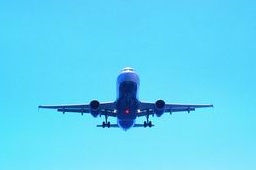
#> input picture experiment/exp3/plane.JPG, 256 x 170 px, found by its file name
$ python main.py
#> lines starting #> are read from the running program, lines starting #| are printed output that depends on the picture; after the words box and inside, x2 and y2 are one past the last pixel; in counts of white or black regions, pixels touching at a corner belong together
import cv2
import numpy as np
import matplotlib.pyplot as plt

# 读取图像并转换为浮点型
image = cv2.imread('plane.jpg')
#> image is the input picture: shape (170, 256, 3); mean B, G, R 244.5, 211.9, 95.5
image = cv2.cvtColor(image, cv2.COLOR_BGR2RGB)  # 转换为RGB
gray = cv2.cvtColor(image, cv2.COLOR_RGB2GRAY)  # 灰度化
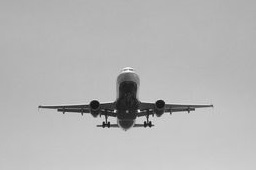
#> gray: shape (170, 256); min 14, max 245, mean 180.8

# 自适应阈值进行二值化
T, BW = cv2.threshold(gray, 0, 255, cv2.THRESH_BINARY + cv2.THRESH_OTSU)  # 使用Otsu算法自动获取阈值
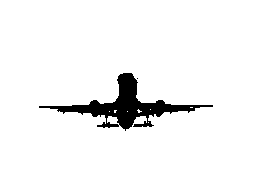
#> BW: shape (170, 256); 94.5% white; 2 black regions (1 under 20 px), largest, box (x1, y1, x2, y2) and area: (39, 73, 213, 131) 2408
#> T = 123

# 显示二值化图像
plt.figure()
plt.imshow(BW, cmap='gray')
plt.title('二值化图像')
plt.show()

# 形态学滤波：开运算 + 闭运算
kernel = np.ones((3, 3), np.uint8)
Morph = cv2.morphologyEx(BW, cv2.MORPH_OPEN, kernel)  # 开运算
#> Morph: shape (170, 256); 94.3% white; 1 black region, box (x1, y1, x2, y2) and area: (39, 73, 213, 131) 2465
Morph = cv2.morphologyEx(Morph, cv2.MORPH_CLOSE, kernel)  # 闭运算
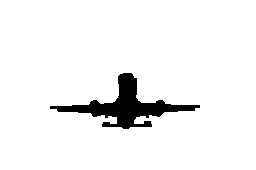
#> Morph: shape (170, 256); 94.5% white; 1 black region

# 显示形态学滤波后的图像
plt.figure()
plt.imshow(Morph, cmap='gray')
plt.title('形态学滤波')
plt.show()

# 找到边界并绘制
contours, _ = cv2.findContours(Morph, cv2.RETR_TREE, cv2.CHAIN_APPROX_SIMPLE)
#> contours = 2 contours; box (x1, y1, x2, y2) and area: (0, 0, 256, 170) 43095, (49, 72, 201, 130) 2598
contours = contours[-1::]
#> contours = 1 contour; box (x1, y1, x2, y2) and area: (49, 72, 201, 130) 2598

# 绘制轮廓
plt.figure()
plt.imshow(Morph, cmap='gray')
plt.title('划分的区域')
for contour in contours:
    contour = contour.squeeze()  # 去掉多余的维度
    plt.plot(contour[:, 0], contour[:, 1], 'r', linewidth=2)
#> this loop made 1 pass
plt.show()
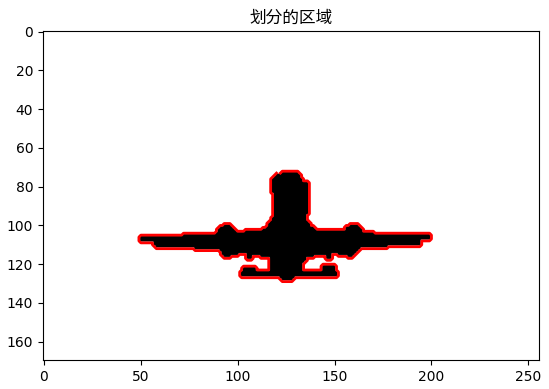
#> figure drawn by matplotlib, 1 panel

# 对每个轮廓进行傅里叶变换处理
M = np.zeros(len(contours))  # 记录每个轮廓要保留的傅里叶系数数量
#> M = [0]
S = np.zeros_like(Morph)

for k, contour in enumerate(contours):
    N = len(contour)
    if N % 2 != 0:  # 如果轮廓点数是奇数，添加一个点
        contour = np.vstack([contour, contour[-1]])
        N += 1
    M[k] = int(N * 1 / 4)  # 计算傅里叶变换后要保留的系数数量
    contour = contour.reshape(-1, 2)

    # 对每个轮廓的坐标进行傅里叶变换
    z = contour[:, 1] + 1j * contour[:, 0]  # 使用复数表示坐标
    Z = np.fft.fft(z)
    Y = np.abs(Z)
    I = np.argsort(Y)  # 按照幅度排序

    Z[I[range(int(M[k]))]] = 0  # 去除幅度最小的部分
    zz = np.fft.ifft(Z)  # 逆傅里叶变换得到去噪后的轮廓
    zz = zz[::-1]  # 逆序
    # 绘制去噪后的轮廓
    plt.plot(np.real(zz), np.imag(zz), 'b', linewidth=2)
#> this loop made 1 pass
#> N on pass 1: 126
#> after the loop, M = [31]
plt.show()
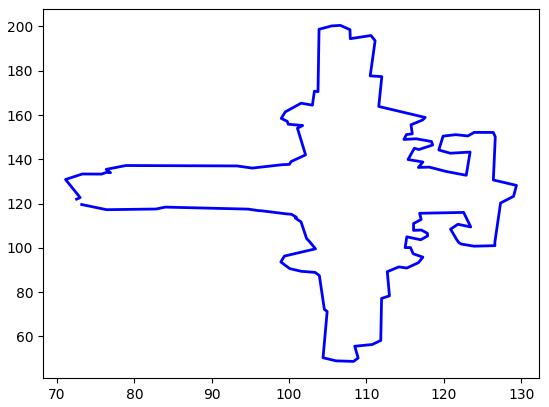
#> figure drawn by matplotlib, 1 panel
